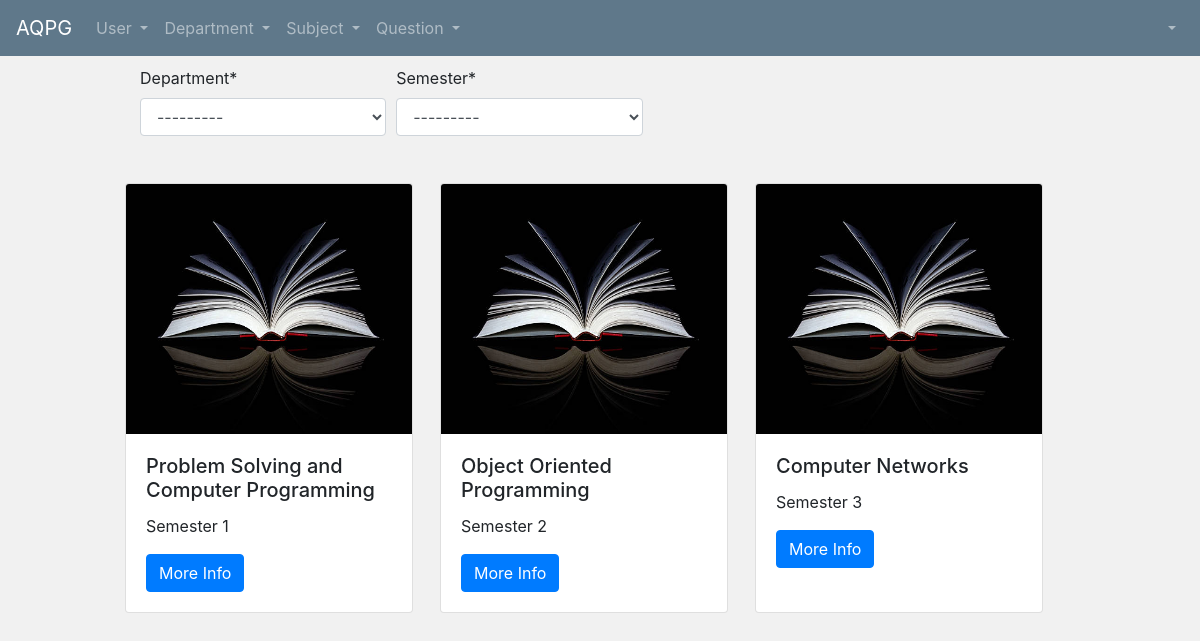
The page /qnppr/view-subjects/ on the database its author committed.
### qnppr/models.py (models this page shows, shortened)
class Subject(models.Model):
    subcode = models.CharField(max_length=100)
    subname = models.CharField(max_length=100)
    dept = models.ForeignKey(Department, on_delete=models.CASCADE)
    sem = models.ForeignKey(Semester, on_delete=models.CASCADE)

class Semester(models.Model):
    sem_name = models.CharField(max_length=100)
    dept_id = models.ForeignKey(Department, on_delete=models.CASCADE)
    def __str__(self):
        return self.sem_name

### qnppr/views.py (the view)
# urls.py: path('view-subjects/', viewSubjectList, name="sub-list"),
def viewSubjectList(request):
    form_1 = DeptSemForm()
    subject_list = Subject.objects.all()
    context = {
        'form_1': form_1,
        'subject_list': subject_list
    }
    return render(request, 'qnppr/subject_list.html', context)

### qnppr/forms.py
class DeptSemForm(forms.ModelForm):
    class Meta:
        model = Subject
        fields = ['dept', 'sem']
        labels = {
            'dept': 'Department', 'sem': 'Semester'
        }

### users/models.py (called while the page is built)
    def __str__(self):
        return self.dept_name

### qnppr/templates/qnppr/subject_list.html (shortened to what this page needs)
{% extends 'users/base.html' %}
{% load crispy_forms_tags %}
{% block nav_bar_left_items %}
<ul class="navbar-nav mr-auto">
      <li class="nav-item dropdown">
        <a class="nav-link dropdown-toggle" href="#" id="navbarDropdown" role="button" data-toggle="dropdown" aria-haspopup="true" aria-expanded="false">
          User
        </a>
		</li>
      <li class="nav-item dropdown">
        <a class="nav-link dropdown-toggle" href="#" id="navbarDropdown" role="button" data-toggle="dropdown" aria-haspopup="true" aria-expanded="false">
          Department
        </a>
      </li>
      <li class="nav-item dropdown ">
        <a class="nav-link dropdown-toggle" href="#" id="navbarDropdown" role="button" data-toggle="dropdown" aria-haspopup="true" aria-expanded="false">
          Subject
        </a>
      </li>
      <li class="nav-item dropdown ">
        <a class="nav-link dropdown-toggle" href="#" id="navbarDropdown" role="button" data-toggle="dropdown" aria-haspopup="true" aria-expanded="false">
          Question
        </a>
      </li>
    </ul>
{% endblock %}
{% block nav_bar_right_items %}
<ul class="navbar-nav ml-auto" >
      <li class="nav-item dropdown">
        <a class="nav-link dropdown-toggle" href="#" id="navbarDropdown" role="button" data-toggle="dropdown" aria-haspopup="true" aria-expanded="false">
        </a>
      </li>
    </ul>
{% endblock %}
{% block main_divs %}
<div class="col-md-1"></div>
        <div class="col-md-11" style="margin-top: 10">
{% endblock %}
{% block content %}
<link rel="stylesheet" href="https://maxcdn.bootstrapcdn.com/bootstrap/4.0.0/css/bootstrap.min.css">
<form id="subjectlistform" data-sem-url="{% url 'ajax_load_sem' %}" data-subject_list-url="{% url 'ajax_user_list' %}">
<div class="form-row">
    <div class="form-group col-md-3 mb-0">
    {{ form_1.dept|as_crispy_field }}
    </div>
    <div class="form-group col-md-3 mb-0">
        {{ form_1.sem|as_crispy_field }}
    </div>
</div>
</form>
<div class="row" id="subjectlist">
    {% for sub in subject_list %}
    <div class="card" style="width: 18rem; margin-top: 15px">
  <img class="card-img-top" src="/media/book_2.jpg" alt="Card image cap" height="250px" width="250px">
  <div class="card-body">
    <h5 class="card-title" >{{ sub.subname }} {{ pro.user.last_name }}</h5>
      <p class="card-text" >{{ sub.sem }}</p>
    <a href="{% url 'view_subject_detail' sub.id %}" class="btn btn-primary" target="_blank">More Info</a>
  </div>
</div>
{%endfor%}
</div>
{% endblock content %}

### users/templates/users/base.html (shortened to what this page needs)
{% load static %}
<html>
<head>
  <link rel="stylesheet" href="https://maxcdn.bootstrapcdn.com/bootstrap/4.0.0/css/bootstrap.min.css">
</head>
<body style="background: #f1f1f1;">
    <nav class="navbar navbar-expand-lg navbar-dark " style="background: #5f788a">
  <a class="navbar-brand" href="{% url 'user_success' %}">AQPG</a>
  <div class="collapse navbar-collapse" id="navbarSupportedContent">
    {% block nav_bar_left_items %}{% endblock %}
    {% block nav_bar_right_items %}{% endblock %}
  </div>
</nav>
<main role="main" class="container">
      <div class="row">
          {% block main_divs %}{% endblock %}
          {% block content %}{% endblock %}
        </div>
      </div>
    </main>
</body>
</html>

### rows shown on the page
Subject: subname "Problem Solving and Computer Programming", sem "Semester 1"
Subject: subname "Object Oriented Programming", sem "Semester 2"
Subject: subname "Computer Networks", sem "Semester 3"
